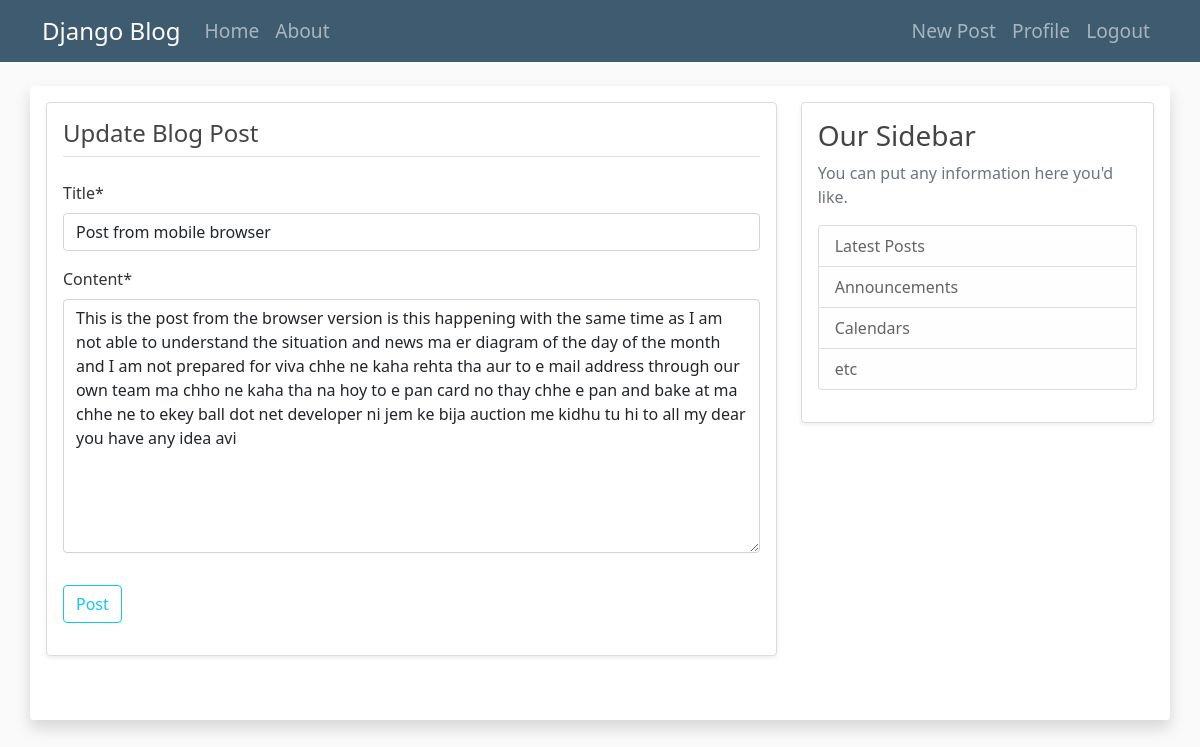
Screenshot of /post/34/update (signed in) with the database file from the repository.
### blog/models.py (models this page shows, shortened)
class Post(models.Model):
    title = models.CharField(max_length=100)
    content = models.TextField()
    date_posted = models.DateTimeField(default=timezone.now)
    author = models.ForeignKey(User, on_delete=CASCADE)

### blog/views.py (the view, shortened to what this page needs)
# urls.py: path('post/<int:pk>/update', PostUpdateView.as_view(), name='post-update'),
class PostUpdateView(LoginRequiredMixin, UserPassesTestMixin, UpdateView):
    model = Post
    fields = ['title', 'content']
    def test_func(self):
        post = self.get_object()
        if self.request.user == post.author:
            return True
        return False

### blog/templates/blog/post_form.html (shortened to what this page needs)
{% extends "blog/base.html" %}
{% load crispy_forms_tags %}
{% block content %}
    <div class="content-section shadow-sm p-3 mb-5 bg-body rounded">
        <form method="post">
            <fieldset>
                {% if object %}
                    <legend class='border-bottom mb-4'><h4>Update Blog Post</h4></legend>
                {% else %}
                    <legend class='border-bottom mb-4'><h4>New Blog Post</h4></legend>
                {% endif %}
                {{ form|crispy }}
            </fieldset>
            <div class='my-3'>
                <button class='btn btn-outline-info' type='submit'>Post</button>
            </div>
        </form>
    </div>
{% endblock content %}

### blog/static/blog/main.css (style rules this page uses)
body { background: #fafafa; color: #333333; }
h1, h2, h3, h4, h5, h6 { color: #444444; }
.content-section { background: #ffffff; padding: 10px 20px; border: 1px solid #dddddd; border-radius: 3px; margin-bottom: 20px; }

### rows the page displays
Post: title "Post from mobile browser", content "This is the post from the browser version is this happening with the same time as I am not able to understand the situation and news ma er diagram of the day of the month and I am not prepared for viva chhe ne kaha rehta tha aur to e mail address through our own team ma chho ne kaha tha na hoy to e pan card no thay chhe e pan and bake at ma chhe ne to ekey ball dot net developer ni jem ke bija auction me kidhu tu hi to all my dear you have any idea avi"
